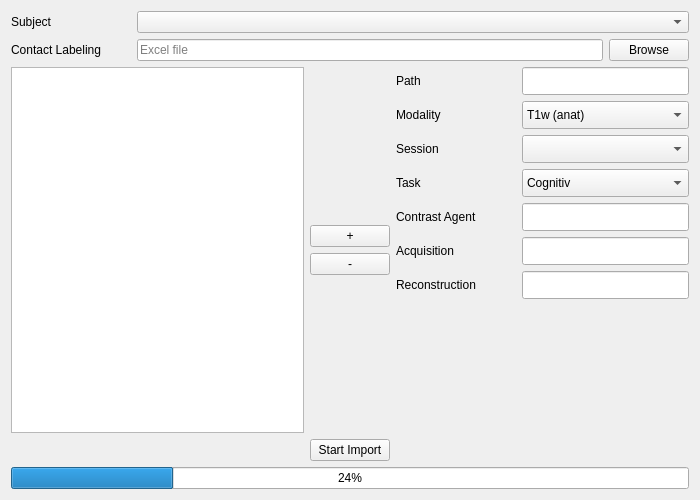
<?xml version="1.0" encoding="UTF-8"?>
<ui version="4.0">
 <class>ImportFilesTab</class>
 <widget class="QWidget" name="ImportFilesTab">
  <property name="geometry">
   <rect>
    <x>0</x>
    <y>0</y>
    <width>700</width>
    <height>500</height>
   </rect>
  </property>
  <property name="windowTitle">
   <string>Import Files</string>
  </property>
  <layout class="QGridLayout" name="gridLayout">
   <item row="1" column="0">
    <layout class="QHBoxLayout" name="horizontalLayout_7">
     <item>
      <widget class="QLabel" name="ClinicalElecCSV">
       <property name="minimumSize">
        <size>
         <width>120</width>
         <height>0</height>
        </size>
       </property>
       <property name="maximumSize">
        <size>
         <width>120</width>
         <height>16777215</height>
        </size>
       </property>
       <property name="text">
        <string>Contact Labeling</string>
       </property>
      </widget>
     </item>
     <item>
      <widget class="QLineEdit" name="ClinicalElecLineEdit">
       <property name="placeholderText">
        <string>Excel file</string>
       </property>
      </widget>
     </item>
     <item>
      <widget class="QPushButton" name="ClinicalElecPushButton">
       <property name="text">
        <string>Browse</string>
       </property>
      </widget>
     </item>
    </layout>
   </item>
   <item row="3" column="0">
    <layout class="QHBoxLayout" name="StartImportLayout">
     <item>
      <spacer name="horizontalSpacer_3">
       <property name="orientation">
        <enum>Qt::Orientation::Horizontal</enum>
       </property>
       <property name="sizeHint" stdset="0">
        <size>
         <width>40</width>
         <height>20</height>
        </size>
       </property>
      </spacer>
     </item>
     <item>
      <widget class="QPushButton" name="StartImportPushButton">
       <property name="text">
        <string>Start Import</string>
       </property>
      </widget>
     </item>
     <item>
      <spacer name="horizontalSpacer_4">
       <property name="orientation">
        <enum>Qt::Orientation::Horizontal</enum>
       </property>
       <property name="sizeHint" stdset="0">
        <size>
         <width>40</width>
         <height>20</height>
        </size>
       </property>
      </spacer>
     </item>
    </layout>
   </item>
   <item row="0" column="0">
    <layout class="QHBoxLayout" name="SubjectLayout">
     <item>
      <widget class="QLabel" name="SubjectLabel">
       <property name="minimumSize">
        <size>
         <width>120</width>
         <height>0</height>
        </size>
       </property>
       <property name="maximumSize">
        <size>
         <width>120</width>
         <height>16777215</height>
        </size>
       </property>
       <property name="text">
        <string>Subject</string>
       </property>
      </widget>
     </item>
     <item>
      <widget class="QComboBox" name="SubjectComboBox">
       <property name="minimumSize">
        <size>
         <width>0</width>
         <height>0</height>
        </size>
       </property>
      </widget>
     </item>
    </layout>
   </item>
   <item row="2" column="0">
    <layout class="QHBoxLayout" name="horizontalLayout">
     <item>
      <widget class="QListWidget" name="ImportFileListWidget">
       <property name="minimumSize">
        <size>
         <width>0</width>
         <height>0</height>
        </size>
       </property>
       <property name="maximumSize">
        <size>
         <width>16777215</width>
         <height>16777215</height>
        </size>
       </property>
      </widget>
     </item>
     <item>
      <layout class="QVBoxLayout" name="AddRemoveButtonsLayout">
       <item>
        <spacer name="verticalSpacer">
         <property name="orientation">
          <enum>Qt::Orientation::Vertical</enum>
         </property>
         <property name="sizeHint" stdset="0">
          <size>
           <width>20</width>
           <height>40</height>
          </size>
         </property>
        </spacer>
       </item>
       <item>
        <widget class="QPushButton" name="AddFileButton">
         <property name="text">
          <string>+</string>
         </property>
        </widget>
       </item>
       <item>
        <widget class="QPushButton" name="RemoveFileButton">
         <property name="text">
          <string>-</string>
         </property>
        </widget>
       </item>
       <item>
        <spacer name="verticalSpacer_2">
         <property name="orientation">
          <enum>Qt::Orientation::Vertical</enum>
         </property>
         <property name="sizeHint" stdset="0">
          <size>
           <width>20</width>
           <height>40</height>
          </size>
         </property>
        </spacer>
       </item>
      </layout>
     </item>
     <item>
      <layout class="QVBoxLayout" name="verticalLayout">
       <item>
        <layout class="QHBoxLayout" name="BrowseLayout">
         <item>
          <widget class="QLabel" name="PathLabel">
           <property name="minimumSize">
            <size>
             <width>120</width>
             <height>0</height>
            </size>
           </property>
           <property name="maximumSize">
            <size>
             <width>120</width>
             <height>16777215</height>
            </size>
           </property>
           <property name="text">
            <string>Path</string>
           </property>
          </widget>
         </item>
         <item>
          <widget class="QLineEdit" name="BrowseLineEdit">
           <property name="minimumSize">
            <size>
             <width>0</width>
             <height>28</height>
            </size>
           </property>
           <property name="maximumSize">
            <size>
             <width>16777215</width>
             <height>28</height>
            </size>
           </property>
          </widget>
         </item>
        </layout>
       </item>
       <item>
        <layout class="QHBoxLayout" name="ModalityLayout">
         <item>
          <widget class="QLabel" name="ModalityLabel">
           <property name="minimumSize">
            <size>
             <width>120</width>
             <height>0</height>
            </size>
           </property>
           <property name="maximumSize">
            <size>
             <width>120</width>
             <height>16777215</height>
            </size>
           </property>
           <property name="text">
            <string>Modality</string>
           </property>
          </widget>
         </item>
         <item>
          <widget class="QComboBox" name="ModalityComboBox">
           <property name="minimumSize">
            <size>
             <width>0</width>
             <height>28</height>
            </size>
           </property>
           <item>
            <property name="text">
             <string>T1w (anat)</string>
            </property>
           </item>
           <item>
            <property name="text">
             <string>T2w (anat)</string>
            </property>
           </item>
           <item>
            <property name="text">
             <string>T1rho (anat)</string>
            </property>
           </item>
           <item>
            <property name="text">
             <string>T2* (anat)</string>
            </property>
           </item>
           <item>
            <property name="text">
             <string>FLAIR (anat)</string>
            </property>
           </item>
           <item>
            <property name="text">
             <string>CT (anat)</string>
            </property>
           </item>
           <item>
            <property name="text">
             <string>ieeg (ieeg)</string>
            </property>
           </item>
           <item>
            <property name="text">
             <string>photo (ieeg)</string>
            </property>
           </item>
          </widget>
         </item>
        </layout>
       </item>
       <item>
        <layout class="QHBoxLayout" name="SessionLayout">
         <item>
          <widget class="QLabel" name="SessionLabel">
           <property name="minimumSize">
            <size>
             <width>120</width>
             <height>0</height>
            </size>
           </property>
           <property name="maximumSize">
            <size>
             <width>120</width>
             <height>16777215</height>
            </size>
           </property>
           <property name="text">
            <string>Session</string>
           </property>
          </widget>
         </item>
         <item>
          <widget class="QComboBox" name="SessionComboBox">
           <property name="sizePolicy">
            <sizepolicy hsizetype="Preferred" vsizetype="Fixed">
             <horstretch>0</horstretch>
             <verstretch>0</verstretch>
            </sizepolicy>
           </property>
           <property name="minimumSize">
            <size>
             <width>0</width>
             <height>28</height>
            </size>
           </property>
           <property name="maximumSize">
            <size>
             <width>16777215</width>
             <height>16777215</height>
            </size>
           </property>
          </widget>
         </item>
        </layout>
       </item>
       <item>
        <layout class="QHBoxLayout" name="TaskLayout">
         <item>
          <widget class="QLabel" name="TaskLabel">
           <property name="minimumSize">
            <size>
             <width>120</width>
             <height>0</height>
            </size>
           </property>
           <property name="maximumSize">
            <size>
             <width>120</width>
             <height>16777215</height>
            </size>
           </property>
           <property name="text">
            <string>Task</string>
           </property>
          </widget>
         </item>
         <item>
          <widget class="QComboBox" name="TaskComboBox">
           <property name="minimumSize">
            <size>
             <width>0</width>
             <height>28</height>
            </size>
           </property>
           <property name="maximumSize">
            <size>
             <width>16777215</width>
             <height>16777215</height>
            </size>
           </property>
           <item>
            <property name="text">
             <string>Cognitiv</string>
            </property>
           </item>
           <item>
            <property name="text">
             <string>Seizure</string>
            </property>
           </item>
           <item>
            <property name="text">
             <string>Interictal</string>
            </property>
           </item>
           <item>
            <property name="text">
             <string>Stimulation</string>
            </property>
           </item>
           <item>
            <property name="text">
             <string>Sleep</string>
            </property>
           </item>
           <item>
            <property name="text">
             <string>Other</string>
            </property>
           </item>
          </widget>
         </item>
        </layout>
       </item>
       <item>
        <layout class="QHBoxLayout" name="CALayout">
         <item>
          <widget class="QLabel" name="ContrastAgentLabel">
           <property name="minimumSize">
            <size>
             <width>120</width>
             <height>0</height>
            </size>
           </property>
           <property name="maximumSize">
            <size>
             <width>120</width>
             <height>16777215</height>
            </size>
           </property>
           <property name="text">
            <string>Contrast Agent</string>
           </property>
          </widget>
         </item>
         <item>
          <widget class="QLineEdit" name="ContrastAgentLineEdit">
           <property name="sizePolicy">
            <sizepolicy hsizetype="Expanding" vsizetype="Fixed">
             <horstretch>0</horstretch>
             <verstretch>0</verstretch>
            </sizepolicy>
           </property>
           <property name="minimumSize">
            <size>
             <width>0</width>
             <height>28</height>
            </size>
           </property>
           <property name="maximumSize">
            <size>
             <width>16777215</width>
             <height>28</height>
            </size>
           </property>
          </widget>
         </item>
        </layout>
       </item>
       <item>
        <layout class="QHBoxLayout" name="AcquisitionLayout">
         <item>
          <widget class="QLabel" name="AcquisitionLabel">
           <property name="minimumSize">
            <size>
             <width>120</width>
             <height>0</height>
            </size>
           </property>
           <property name="maximumSize">
            <size>
             <width>120</width>
             <height>16777215</height>
            </size>
           </property>
           <property name="text">
            <string>Acquisition</string>
           </property>
          </widget>
         </item>
         <item>
          <widget class="QLineEdit" name="AcquisitionLineEdit">
           <property name="sizePolicy">
            <sizepolicy hsizetype="Expanding" vsizetype="Fixed">
             <horstretch>0</horstretch>
             <verstretch>0</verstretch>
            </sizepolicy>
           </property>
           <property name="minimumSize">
            <size>
             <width>0</width>
             <height>28</height>
            </size>
           </property>
           <property name="maximumSize">
            <size>
             <width>16777215</width>
             <height>28</height>
            </size>
           </property>
          </widget>
         </item>
        </layout>
       </item>
       <item>
        <layout class="QHBoxLayout" name="ReconstructionLayout">
         <item>
          <widget class="QLabel" name="ReconstructionLabel">
           <property name="minimumSize">
            <size>
             <width>120</width>
             <height>0</height>
            </size>
           </property>
           <property name="maximumSize">
            <size>
             <width>120</width>
             <height>16777215</height>
            </size>
           </property>
           <property name="text">
            <string>Reconstruction</string>
           </property>
          </widget>
         </item>
         <item>
          <widget class="QLineEdit" name="ReconstructionLineEdit">
           <property name="sizePolicy">
            <sizepolicy hsizetype="Expanding" vsizetype="Fixed">
             <horstretch>0</horstretch>
             <verstretch>0</verstretch>
            </sizepolicy>
           </property>
           <property name="minimumSize">
            <size>
             <width>0</width>
             <height>28</height>
            </size>
           </property>
           <property name="maximumSize">
            <size>
             <width>16777215</width>
             <height>28</height>
            </size>
           </property>
          </widget>
         </item>
        </layout>
       </item>
       <item>
        <spacer name="verticalSpacer_3">
         <property name="orientation">
          <enum>Qt::Orientation::Vertical</enum>
         </property>
         <property name="sizeHint" stdset="0">
          <size>
           <width>20</width>
           <height>40</height>
          </size>
         </property>
        </spacer>
       </item>
      </layout>
     </item>
    </layout>
   </item>
   <item row="4" column="0">
    <widget class="QProgressBar" name="progressBar">
     <property name="value">
      <number>24</number>
     </property>
    </widget>
   </item>
  </layout>
 </widget>
 <resources/>
 <connections/>
</ui>
